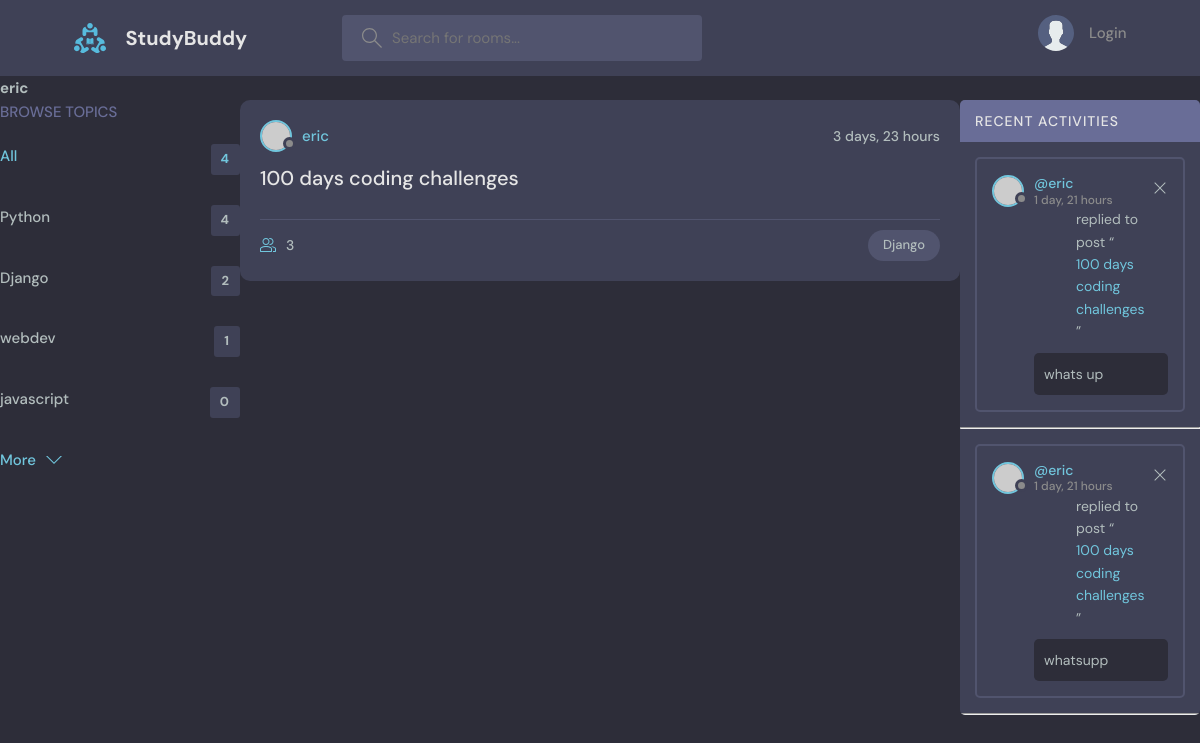
Before: /profile/3/ with the older database file.
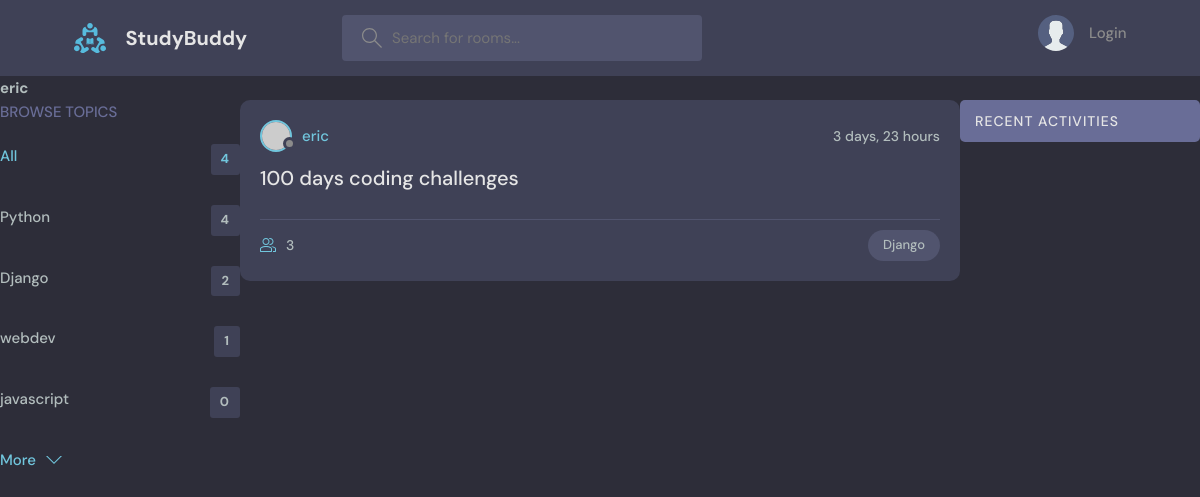
After: the same page with the newer database file.
### base/models.py (models this page shows, shortened)
class Topic(models.Model):
    name = models.CharField(max_length=200)

class Room(models.Model):
    host = models.ForeignKey(User, on_delete=models.SET_NULL,null=True,related_name='rooms')
    topic = models.ForeignKey(Topic, on_delete=models.SET_NULL, null=True)
    name = models.CharField(max_length=200)
    description = models.TextField(null=True, blank=True)
    participants = models.ManyToManyField(User,related_name='participants',blank=True)
    updated = models.DateTimeField(auto_now=True)
    created = models.DateTimeField(auto_now_add=True)
    class Meta:
        ordering = ['-updated','-created']
    def __str__(self):
        return str(self.name)

class Message(models.Model):
    user =models.ForeignKey(User, on_delete = models.CASCADE)
    room = models.ForeignKey(Room, on_delete=models.CASCADE)
    body = models.TextField()
    updated = models.DateTimeField(auto_now=True)
    created = models.DateTimeField(auto_now_add=True)
    class Meta:
        ordering = ['-updated','-created']
    def __str__(self):
        return self.body[0:50]

### base/views.py (the view)
def userProfile(request,pk):
    user = User.objects.get(id = pk)
    rooms = user.rooms.all()
    room_messages = user.message_set.all()
    topics = Topic.objects.all
    context = {'user':user,'rooms':rooms,'room_messages':room_messages,"topics":topics}
    return render(request,'base/profile.html',context)

### base/templates/base/profile.html (shortened to what this page needs)
{%extends 'main.html'%} {%block content%}
<h1>{{user.username}}</h1>
<div class="profile-container">
    <div>{%include 'base/topics_component.html'%}</div>
    <div>{%include 'base/feed_component.html'%}</div>
    <div>{%include 'base/activity_component.html'%}</div>
</div>
{%endblock content%}

### base/templates/base/topics_component.html (shortened to what this page needs)
<div class="topics">
        <div class="topics__header">
            <h2>Browse Topics</h2>
        </div>
        <ul class="topics__list">
            <li>
                <a href="{%url 'home'%}" class="active">All <span>{{topics.count}}</span></a>
            </li>
            {%for topic in topics%}
            <li>
                <a href="{%url "home" %}?q={{topic.name}}">{{topic.name}}<span>{{topic.room_set.all.count}}</span></a>
            </li>
            {%endfor%}
        </ul>
        <a class="btn btn--link" href="topics.html">
            More
            <svg
                version="1.1"
                xmlns="http://www.w3.org/2000/svg"
                width="32"
                height="32"
                viewBox="0 0 32 32"
            >
                <title>chevron-down</title>
                <path d="M16 21l-13-13h-3l16 16 16-16h-3l-13 13z"></path>
            </svg>
        </a>
    </div>

### base/templates/base/feed_component.html (shortened to what this page needs)
{% for room in rooms%}
<div class="roomListRoom">
    <div class="roomListRoom__header">
        <a
            href="{%url 'user_profile' room.host.id%}"
            class="roomListRoom__author"
        >
            <div class="avatar avatar--small">
                <img src="https://randomuser.me/api/portraits/women/11.jpg" />
            </div>
            <span>{{room.host.username}}</span>
        </a>
        <div class="roomListRoom__actions">
            <span>{{room.created|timesince}}</span>
        </div>
    </div>
    <div class="roomListRoom__content">
        <a href="{% url 'room' room.id%}">{{room.name}}</a>
    </div>
    <div class="roomListRoom__meta">
        <a href="{% url 'room' room.id%}" class="roomListRoom__joined">
            {{room.participants.all.count}}
        </a>
        <p class="roomListRoom__topic">{{room.topic.name}}</p>
    </div>
</div>
{%endfor%}

### base/templates/base/activity_component.html (shortened to what this page needs)
<div class="activities">
    <div class="activities__header">
        <h2>Recent Activities</h2>
    </div>
    {%for message in room_messages%}
    <div class="activities__box">
        <div class="activities__boxHeader roomListRoom__header">
            <a
                href="{%url 'user_profile' request.user.id%}"
                class="roomListRoom__author"
            >
                <div class="avatar avatar--small">
                    <img
                        src="https://randomuser.me/api/portraits/women/11.jpg"
                    />
                </div>
                <p>
                    @{{message.user}}
                    <span>{{message.created|timesince}}</span>
                </p>
            </a>
            <div class="roomListRoom__actions">
                <a href="#">
                    <svg
                        version="1.1"
                        xmlns="http://www.w3.org/2000/svg"
                        width="32"
                        height="32"
                        viewBox="0 0 32 32"
                    >
                        <title>remove</title>
                        <path
                            d="M27.314 6.019l-1.333-1.333-9.98 9.981-9.981-9.981-1.333 1.333 9.981 9.981-9.981 9.98 1.333 1.333 9.981-9.98 9.98 9.98 1.333-1.333-9.98-9.98 9.98-9.981z"
                        ></path>
                    </svg>
                </a>
            </div>
        </div>
        <div class="activities__boxContent">
            <div class="activities__boxContent">
                <p>
                    replied to post “<a href="{%url 'room' message.room.id%}"
                        >{{message.room}}</a
                    >”
                </p>
                <div class="activities__boxRoomContent">{{message}}</div>
            </div>
        </div>
    </div>
    <hr />
    {%endfor%}
</div>

Changed rows visible on the page:
removed Message: user "eric", created "1 day, 21 hours", room "100 days coding challenges", body "whats up"
removed Message: user "eric", created "1 day, 21 hours", room "100 days coding challenges", body "whatsupp"
